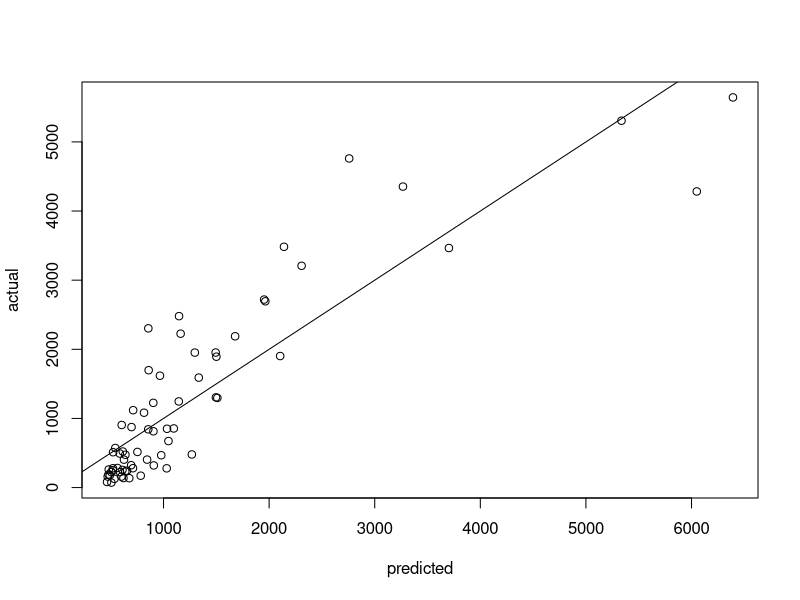
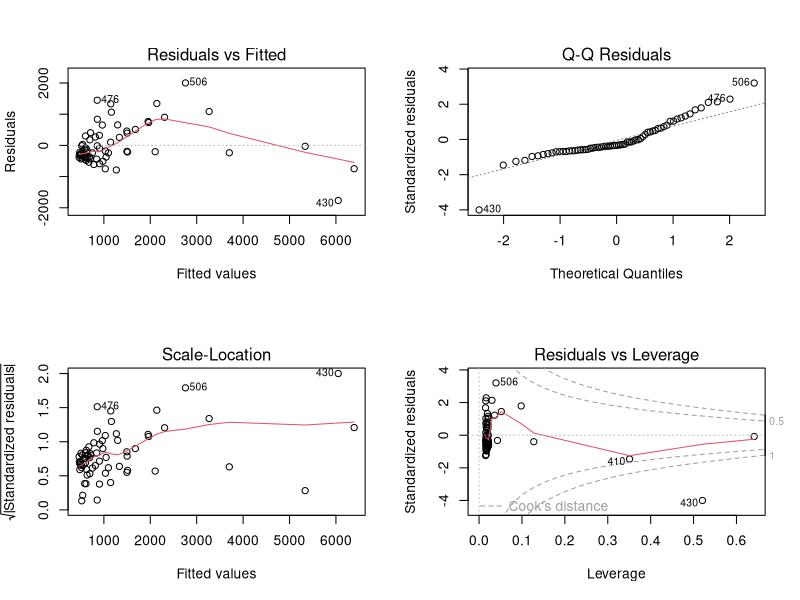
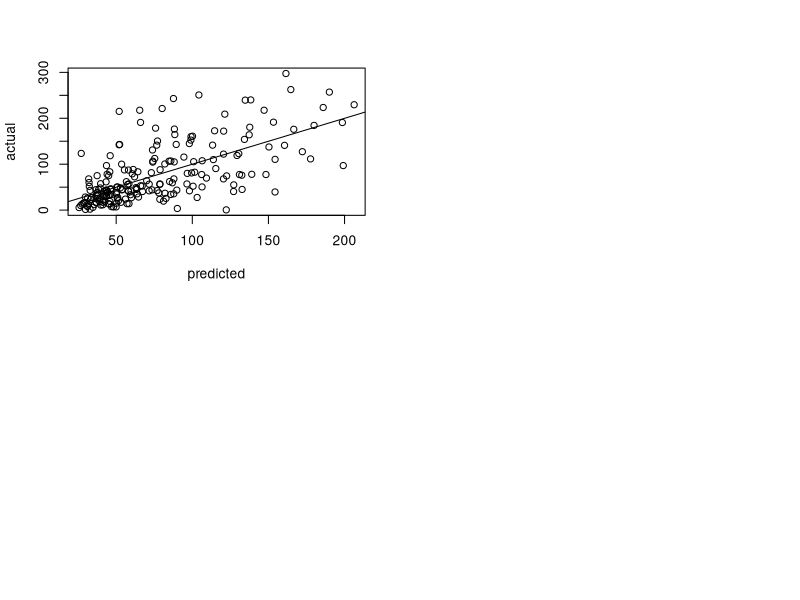
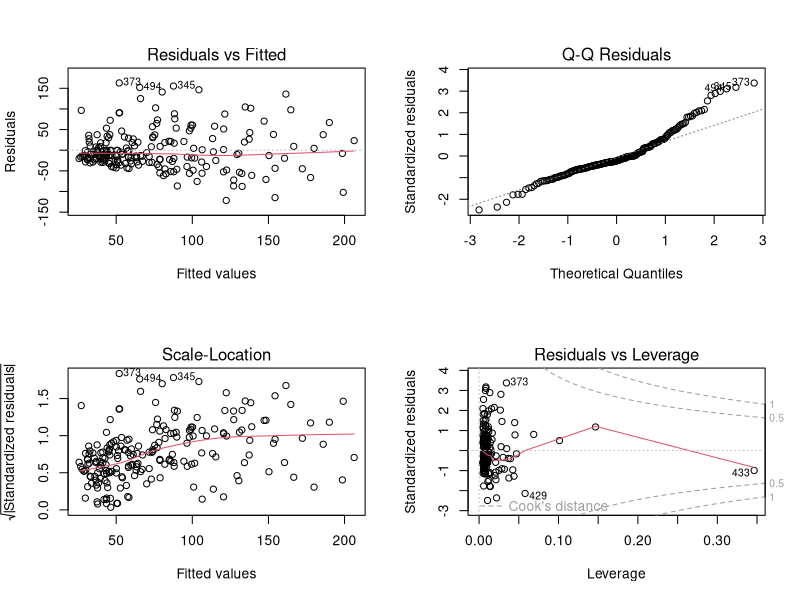

Write R code to recreate these figures, in order.
laborData = read.csv("LaborData.csv")

#Remove Outliers
#laborData <- laborData[-c(358, 364, 368, 399, 405, 410, 430, 442, 443, 473, 474, 476, 481, 506),]

#Prepare Data
#laborData$above100k <- ifelse(laborData$tot_mat + laborData$tot_sub > 100000, 1, 0)
laborData <- laborData[which(laborData$tot_mat > 0 & laborData$tot_sub > 0),]
laborData <- laborData[which(laborData$En_hours > 0),]
laborData <- laborData[which(laborData$Pm_hours > 0),]
laborData <- laborData[which(laborData$Sf_hours > 0),]
laborData <- laborData[which(laborData$Gr_hours > 0),]
laborData <- laborData[which(laborData$Cm_hours > 0),]

above100kData <- laborData[which(laborData$tot_mat + laborData$tot_sub >= 100000),]
below100kData <- laborData[which(laborData$tot_mat + laborData$tot_sub < 100000),]

#Create Models
aboveEngModel <- lm(En_hours ~ tot_mat + tot_sub, data = above100kData)
belowEngModel <- lm(En_hours ~ tot_mat + tot_sub, data = below100kData)

#Display Models
summary(aboveEngModel)
plot(predict(aboveEngModel), above100kData$En_hours, xlab = "predicted", ylab = "actual")
abline(a = 0, b = 1)

par(mfrow = c(2, 2))
plot(aboveEngModel)

summary(belowEngModel)
plot(predict(belowEngModel), below100kData$En_hours, xlab = "predicted", ylab = "actual")
abline(a = 0, b = 1)

par(mfrow = c(2, 2))
plot(belowEngModel)



